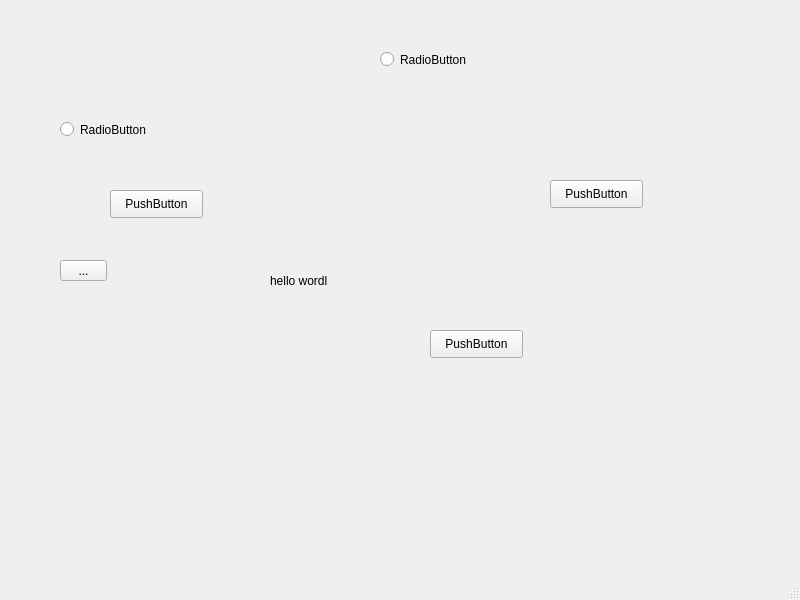
<?xml version="1.0" encoding="UTF-8"?>
<ui version="4.0">
 <class>MainWindow</class>
 <widget class="QMainWindow" name="MainWindow">
  <property name="geometry">
   <rect>
    <x>0</x>
    <y>0</y>
    <width>800</width>
    <height>600</height>
   </rect>
  </property>
  <property name="windowTitle">
   <string>MainWindow</string>
  </property>
  <widget class="QWidget" name="centralwidget">
   <widget class="QToolButton" name="toolButton">
    <property name="geometry">
     <rect>
      <x>60</x>
      <y>260</y>
      <width>47</width>
      <height>21</height>
     </rect>
    </property>
    <property name="text">
     <string>...</string>
    </property>
   </widget>
   <widget class="QPushButton" name="pushButton">
    <property name="geometry">
     <rect>
      <x>430</x>
      <y>330</y>
      <width>93</width>
      <height>28</height>
     </rect>
    </property>
    <property name="text">
     <string>PushButton</string>
    </property>
   </widget>
   <widget class="QPushButton" name="pushButton_2">
    <property name="geometry">
     <rect>
      <x>550</x>
      <y>180</y>
      <width>93</width>
      <height>28</height>
     </rect>
    </property>
    <property name="text">
     <string>PushButton</string>
    </property>
   </widget>
   <widget class="QRadioButton" name="radioButton">
    <property name="geometry">
     <rect>
      <x>380</x>
      <y>50</y>
      <width>115</width>
      <height>19</height>
     </rect>
    </property>
    <property name="text">
     <string>RadioButton</string>
    </property>
   </widget>
   <widget class="QRadioButton" name="radioButton_2">
    <property name="geometry">
     <rect>
      <x>60</x>
      <y>120</y>
      <width>115</width>
      <height>19</height>
     </rect>
    </property>
    <property name="text">
     <string>RadioButton</string>
    </property>
   </widget>
   <widget class="QPushButton" name="pushButton_3">
    <property name="geometry">
     <rect>
      <x>110</x>
      <y>190</y>
      <width>93</width>
      <height>28</height>
     </rect>
    </property>
    <property name="text">
     <string>PushButton</string>
    </property>
   </widget>
   <widget class="QLabel" name="label">
    <property name="geometry">
     <rect>
      <x>270</x>
      <y>250</y>
      <width>171</width>
      <height>61</height>
     </rect>
    </property>
    <property name="text">
     <string>hello wordl</string>
    </property>
   </widget>
  </widget>
  <widget class="QMenuBar" name="menubar">
   <property name="geometry">
    <rect>
     <x>0</x>
     <y>0</y>
     <width>800</width>
     <height>26</height>
    </rect>
   </property>
  </widget>
  <widget class="QStatusBar" name="statusbar"/>
 </widget>
 <resources/>
 <connections/>
</ui>
